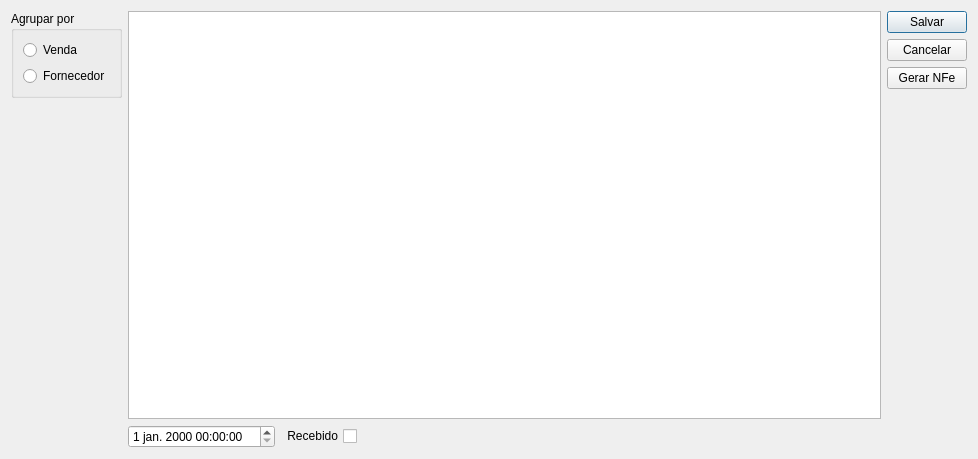
<?xml version="1.0" encoding="UTF-8"?>
<ui version="4.0">
 <class>PedidosCompra</class>
 <widget class="QDialog" name="PedidosCompra">
  <property name="geometry">
   <rect>
    <x>0</x>
    <y>0</y>
    <width>978</width>
    <height>459</height>
   </rect>
  </property>
  <property name="windowTitle">
   <string>Pedidos De Compra</string>
  </property>
  <property name="locale">
   <locale language="Portuguese" country="Brazil"/>
  </property>
  <layout class="QGridLayout" name="gridLayout_3">
   <item row="0" column="0">
    <layout class="QVBoxLayout" name="verticalLayout_2">
     <item>
      <widget class="QGroupBox" name="groupBox">
       <property name="title">
        <string>Agrupar por</string>
       </property>
       <layout class="QVBoxLayout" name="verticalLayout_3">
        <item>
         <widget class="QRadioButton" name="radioButtonVenda">
          <property name="text">
           <string>Venda</string>
          </property>
         </widget>
        </item>
        <item>
         <widget class="QRadioButton" name="radioButtonForn">
          <property name="text">
           <string>Fornecedor</string>
          </property>
         </widget>
        </item>
       </layout>
      </widget>
     </item>
     <item>
      <spacer name="verticalSpacer">
       <property name="orientation">
        <enum>Qt::Vertical</enum>
       </property>
       <property name="sizeHint" stdset="0">
        <size>
         <width>20</width>
         <height>40</height>
        </size>
       </property>
      </spacer>
     </item>
    </layout>
   </item>
   <item row="0" column="2">
    <widget class="QTableView" name="tablePedidos">
     <property name="sizeAdjustPolicy">
      <enum>QAbstractScrollArea::AdjustToContents</enum>
     </property>
     <property name="selectionMode">
      <enum>QAbstractItemView::MultiSelection</enum>
     </property>
     <property name="selectionBehavior">
      <enum>QAbstractItemView::SelectRows</enum>
     </property>
     <property name="sortingEnabled">
      <bool>true</bool>
     </property>
     <attribute name="horizontalHeaderCascadingSectionResizes">
      <bool>true</bool>
     </attribute>
     <attribute name="horizontalHeaderStretchLastSection">
      <bool>true</bool>
     </attribute>
    </widget>
   </item>
   <item row="0" column="3">
    <layout class="QGridLayout" name="gridLayout_2">
     <item row="3" column="0">
      <spacer name="verticalSpacer_2">
       <property name="orientation">
        <enum>Qt::Vertical</enum>
       </property>
       <property name="sizeHint" stdset="0">
        <size>
         <width>20</width>
         <height>40</height>
        </size>
       </property>
      </spacer>
     </item>
     <item row="0" column="0">
      <widget class="QPushButton" name="pushButtonSalvar">
       <property name="text">
        <string>Salvar</string>
       </property>
      </widget>
     </item>
     <item row="1" column="0">
      <widget class="QPushButton" name="pushButtonCancelar">
       <property name="text">
        <string>Cancelar</string>
       </property>
      </widget>
     </item>
     <item row="2" column="0">
      <widget class="QPushButton" name="pushButtonNFe">
       <property name="text">
        <string>Gerar NFe</string>
       </property>
      </widget>
     </item>
    </layout>
   </item>
   <item row="2" column="2">
    <layout class="QGridLayout" name="gridLayout">
     <item row="0" column="0">
      <widget class="QDateTimeEdit" name="dateTimeEdit"/>
     </item>
     <item row="0" column="1">
      <widget class="QCheckBox" name="checkBox">
       <property name="layoutDirection">
        <enum>Qt::RightToLeft</enum>
       </property>
       <property name="text">
        <string>Recebido</string>
       </property>
      </widget>
     </item>
     <item row="0" column="2">
      <spacer name="horizontalSpacer">
       <property name="orientation">
        <enum>Qt::Horizontal</enum>
       </property>
       <property name="sizeHint" stdset="0">
        <size>
         <width>40</width>
         <height>20</height>
        </size>
       </property>
      </spacer>
     </item>
    </layout>
   </item>
  </layout>
 </widget>
 <tabstops>
  <tabstop>radioButtonVenda</tabstop>
  <tabstop>radioButtonForn</tabstop>
  <tabstop>tablePedidos</tabstop>
  <tabstop>dateTimeEdit</tabstop>
  <tabstop>checkBox</tabstop>
  <tabstop>pushButtonSalvar</tabstop>
  <tabstop>pushButtonCancelar</tabstop>
  <tabstop>pushButtonNFe</tabstop>
 </tabstops>
 <resources/>
 <connections/>
</ui>
